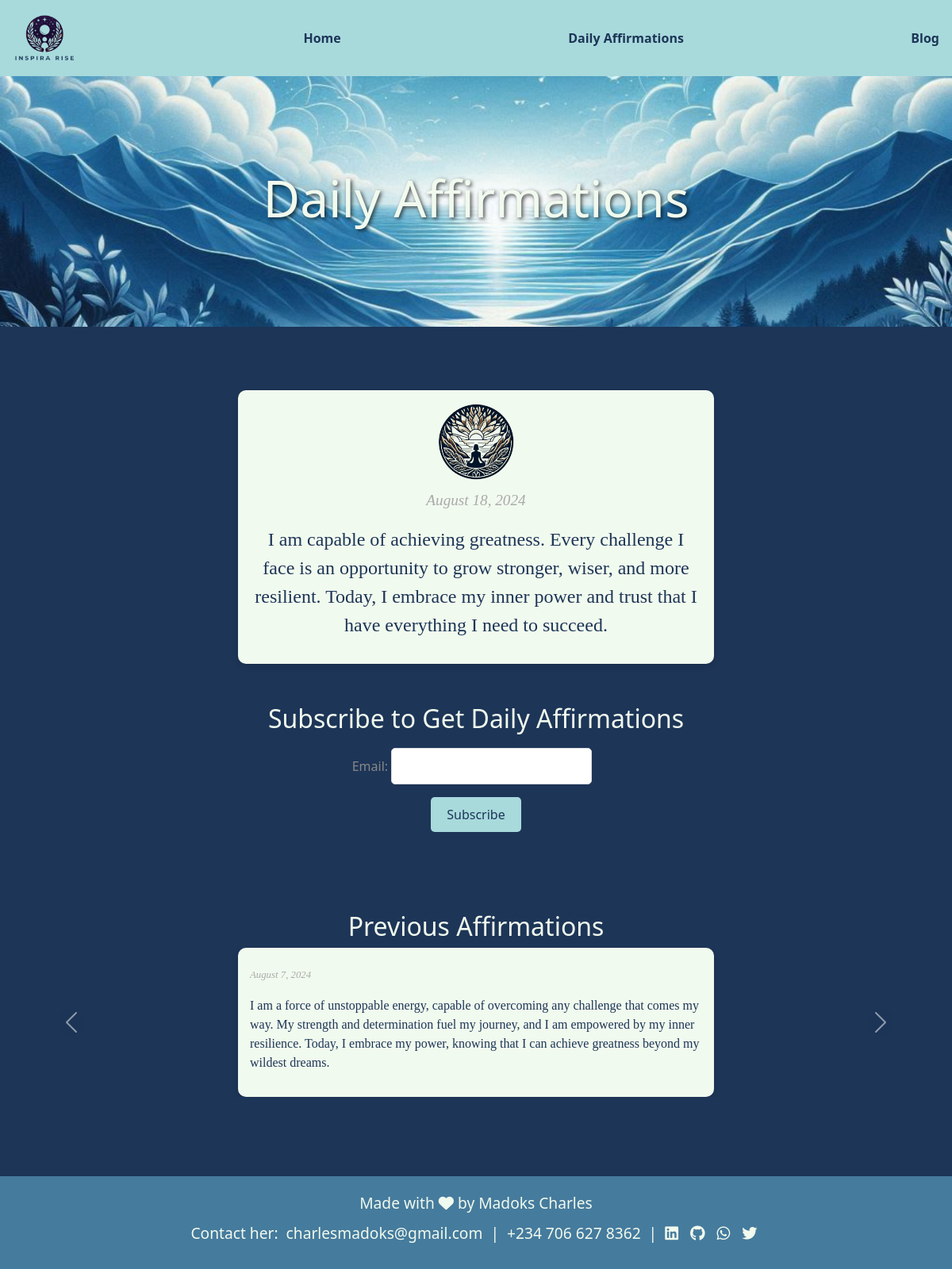
The page /daily-affirmations/ on the database its author committed.
### quotes/models.py (models this page shows, shortened)
class DailyAffirmation(models.Model):
    text = models.TextField()
    created_at = models.DateTimeField(default=timezone.now)

### quotes/views.py (the view)
# urls.py: path('daily-affirmations/', daily_affirmations, name='daily_affirmations'),
def daily_affirmations(request):
    today = timezone.now().date()
    current_affirmation = DailyAffirmation.objects.filter(created_at__date=today).first()
    if request.method == "POST":
        subscription_form = SubscriptionForm(request.POST)
        if subscription_form.is_valid():
            subscription_form.save()
            return redirect('subscription_success')  # Redirects to a success page after subscribing
    else:
        subscription_form = SubscriptionForm()
    previous_affirmations = DailyAffirmation.objects.filter(created_at__date__lt=today).order_by('-created_at')
    context = {
        'subscription_form': subscription_form,
        'current_affirmation': current_affirmation,
        'previous_affirmations': previous_affirmations,
    }
    return render(request, 'quotes/daily_affirmations.html', context)

### quotes/forms.py
class SubscriptionForm(forms.ModelForm):
    class Meta:
        model = Subscriber
        fields = ['email']

### quotes/templates/quotes/daily_affirmations.html (shortened to what this page needs)
{% extends 'base.html' %}
{% load static %}
{% block content %}
<div class="blog-cover">
    <img src="{% static 'quotes/images/pic4.png' %}" alt="Daily Affirmations" class="cover-image">
    <div class="cover-text">
        <h1>Daily Affirmations</h1>
    </div>
</div>
<div class="affirmations-container">
    {% if current_affirmation %}
        <div class="affirmation">
            <img src="{% static 'quotes/images/pic1.png' %}" alt="InspiraRise Daily Affirmations" class="logo">
            <p class="date">{{ current_affirmation.created_at|date:"F j, Y" }}</p>
            <p>{{ current_affirmation.text }}</p>
        </div>
    {% else %}
        <p>No affirmation available for today.</p>
    {% endif %}
</div>
<div class="subscription-container">
    <h2>Subscribe to Get Daily Affirmations</h2>
    <form method="post" action="{% url 'daily_affirmations' %}">
        {{ subscription_form.as_p }}
        <button type="submit">Subscribe</button>
    </form>
</div>
<div class="previous-affirmations-carousel">
    <h2>Previous Affirmations</h2>
    {% if previous_affirmations %}
        <div id="carouselExampleIndicators" class="carousel slide" data-bs-ride="carousel">
            <div class="carousel-inner">
                {% for affirmation in previous_affirmations %}
                    <div class="carousel-item {% if forloop.first %}active{% endif %}">
                        <div class="affirmation">
                            <p class="date">{{ affirmation.created_at|date:"F j, Y" }}</p>
                            <p>{{ affirmation.text }}</p>
                        </div>
                    </div>
                {% endfor %}
            </div>
            <button class="carousel-control-prev" type="button" data-bs-target="#carouselExampleIndicators" data-bs-slide="prev">
                <span class="carousel-control-prev-icon" aria-hidden="true"></span>
            </button>
            <button class="carousel-control-next" type="button" data-bs-target="#carouselExampleIndicators" data-bs-slide="next">
                <span class="carousel-control-next-icon" aria-hidden="true"></span>
            </button>
        </div>
    {% else %}
        <p>No previous affirmations available.</p>
    {% endif %}
</div>
{% endblock %}

### quotes/static/quotes/css/styles.css (style rules this page uses)
:root { --primary-color: #A8DADC; --secondary-color: #F1FAEE; --accent-color: #457B9D; --background-color: #1D3557; }
body { background-color: var(--background-color) !important; font-family: Arial, sans-serif; color: var(--secondary-color); margin: 0; padding: 0; }
.logo { height: 80px; }
h1, h2 { color: var(--secondary-color) !important; }
.affirmations-container { display: flex; flex-direction: column; align-items: center; text-align: center; padding: 20px; }
.affirmation { background-color: var(--secondary-color); color: var(--background-color); border-radius: 10px; padding: 15px; margin: 10px 0; box-shadow: 0 4px 8px rgba(0, 0, 0, 0.1); max-width: 600px; width: 100%; font-family: 'Playfair Display', serif; font-size: 1.5rem; }
.affirmation .logo { height: 100px; }
.date { font-size: 0.8em; color: #888; }
.subscription-container { margin-top: 20px; text-align: center; }
.subscription-container form { display: inline-block; margin-top: 10px; color: #888; }
.subscription-container input[type="email"] { padding: 10px; border-radius: 5px; border: 1px solid #ddd; margin-right: 10px; }
.subscription-container button { padding: 10px 20px; border-radius: 5px; border: none; background-color: var(--primary-color); color: var(--background-color); cursor: pointer; }
.previous-affirmations-carousel { margin-top: 100px; }
.previous-affirmations-carousel .affirmation { font-size: 1rem; }
.previous-affirmations-carousel h2 { align-items: center; text-align: center; }
.carousel-item .affirmation { margin: 0 auto; }
.carousel-control-prev-icon, .carousel-control-next-icon { background-color: var(--background-color); border-radius: 50%; }
.blog-cover { position: relative; text-align: center; color: white; margin-bottom: 50px; }
.cover-image { width: 100%; height: auto; display: block; }
.cover-text { position: absolute; top: 50%; left: 50%; transform: translate(-50%, -50%); }
.cover-text h1 { font-size: 4rem; text-shadow: 2px 2px 5px rgba(0, 0, 0, 0.7); }
.date { display: block; margin-top: 10px; font-style: italic; color: #aaa; }
html, body { height: 100%; margin: 0; }
body { display: flex; flex-direction: column; }

### rows shown on the page
DailyAffirmation: created_at "August 18, 2024", text "I am capable of achieving greatness. Every challenge I face is an opportunity to grow stronger, wiser, and more resilient. Today, I embrace my inner power and trust that I have everything I need to succeed."
DailyAffirmation: created_at "August 7, 2024", text "I am a force of unstoppable energy, capable of overcoming any challenge that comes my way. My strength and determination fuel my journey, and I am empowered by my inner resilience. Today, I embrace my power, knowing that I can achieve greatness beyond my wildest dreams."
